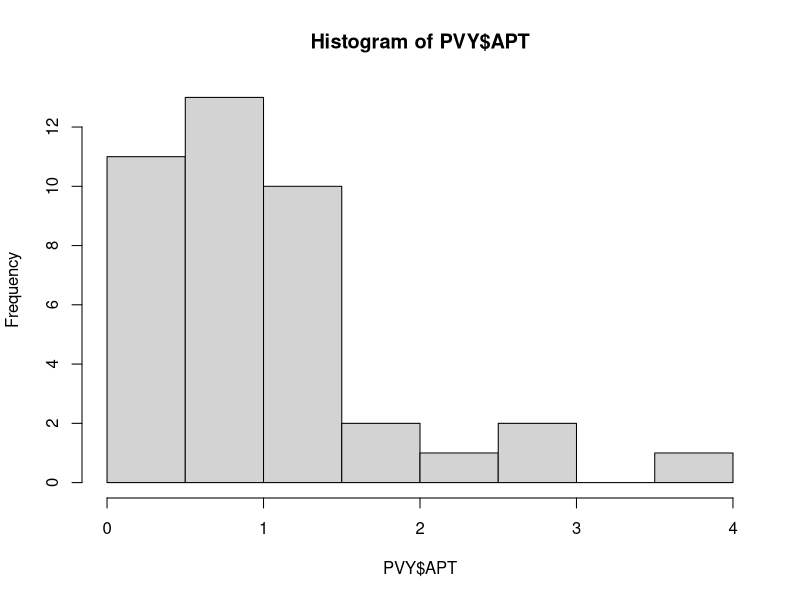
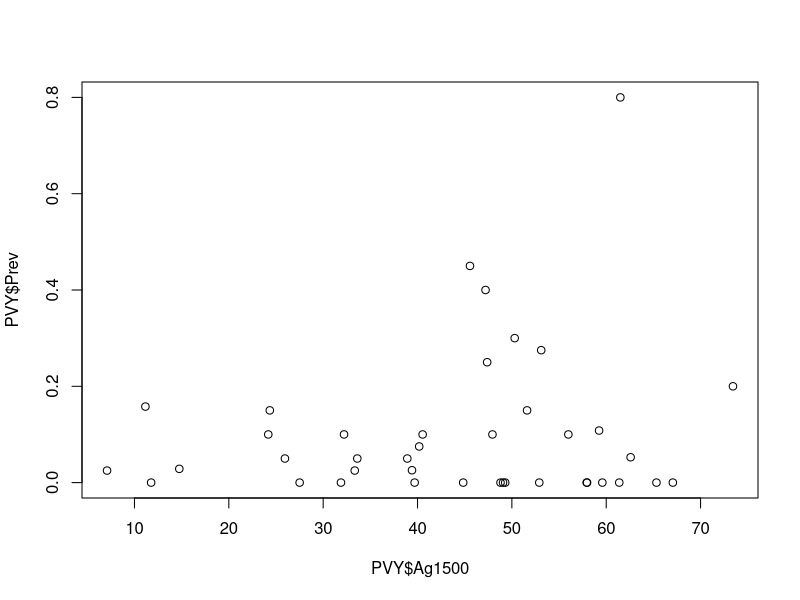
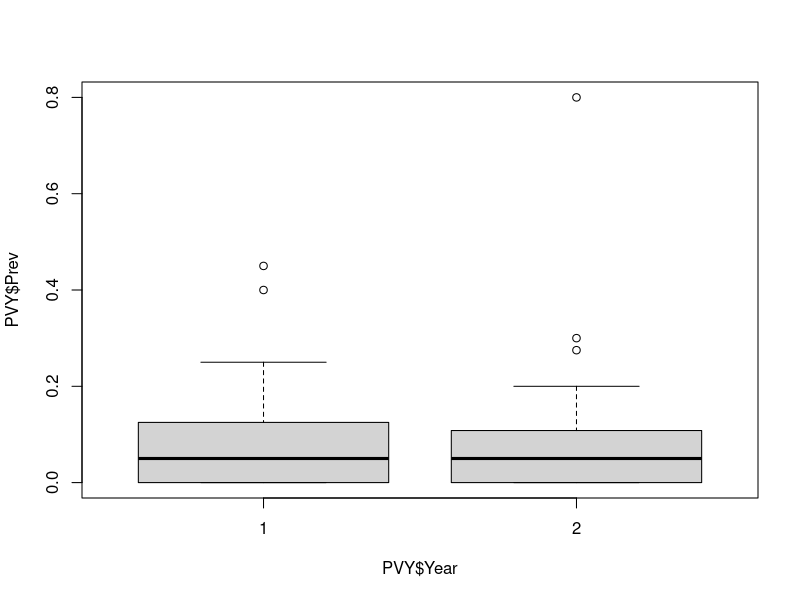
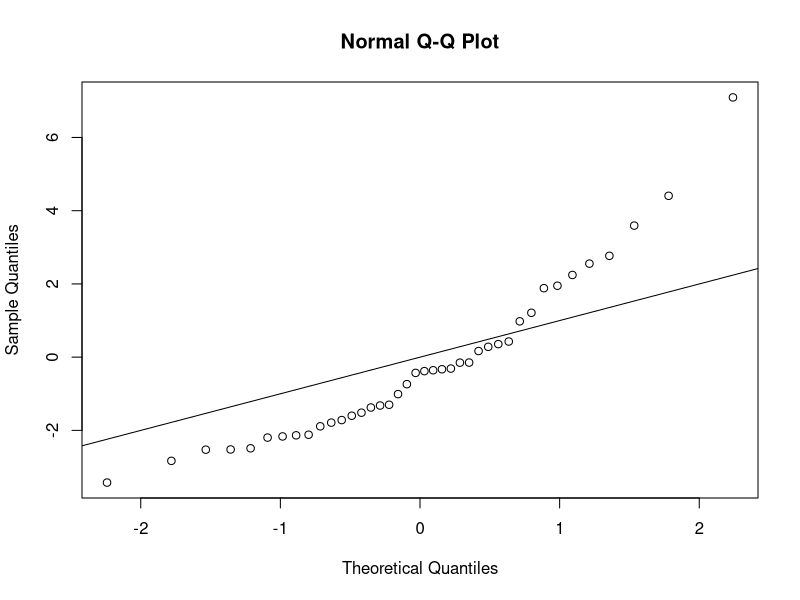
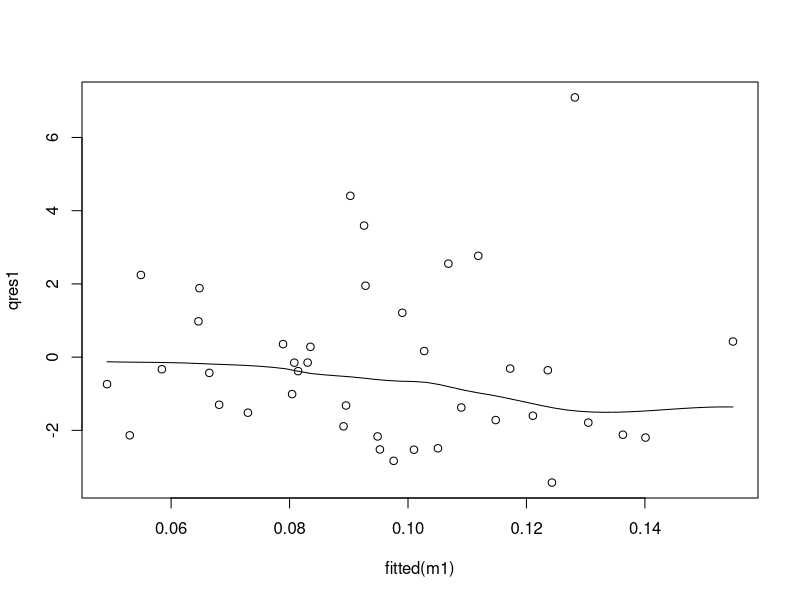
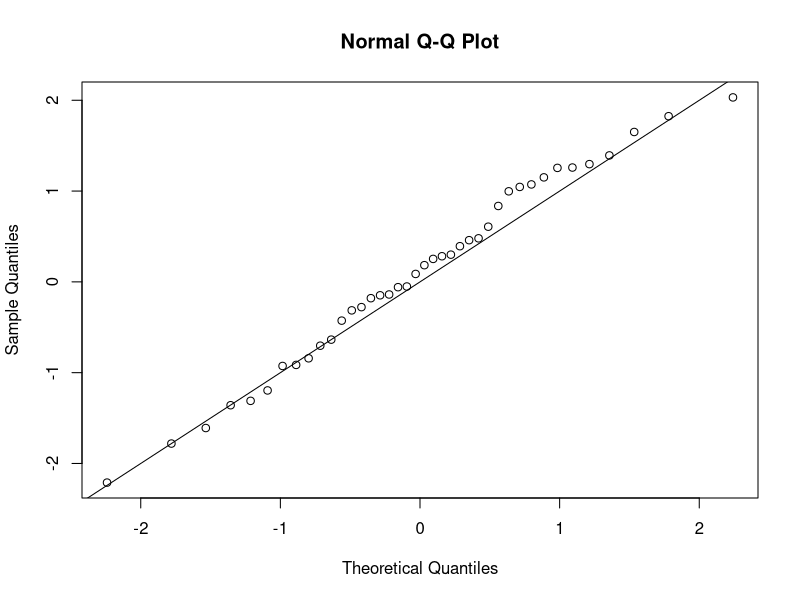
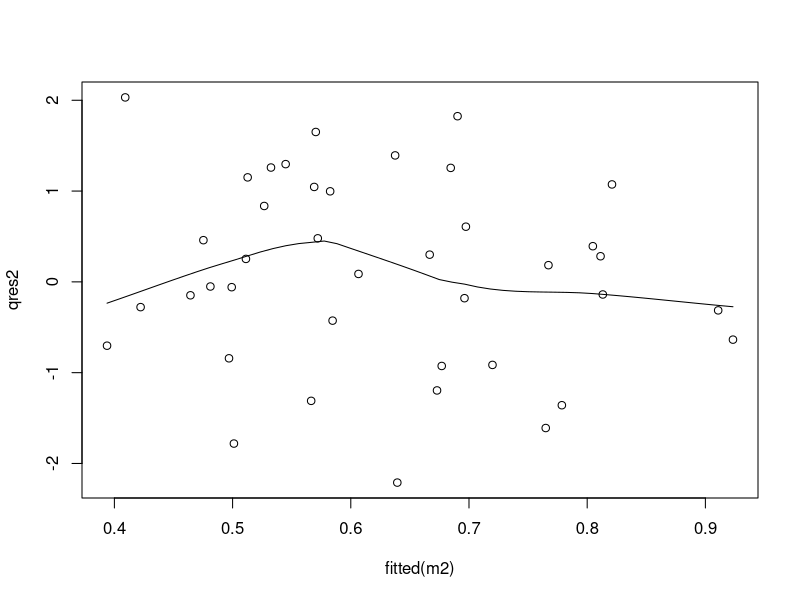
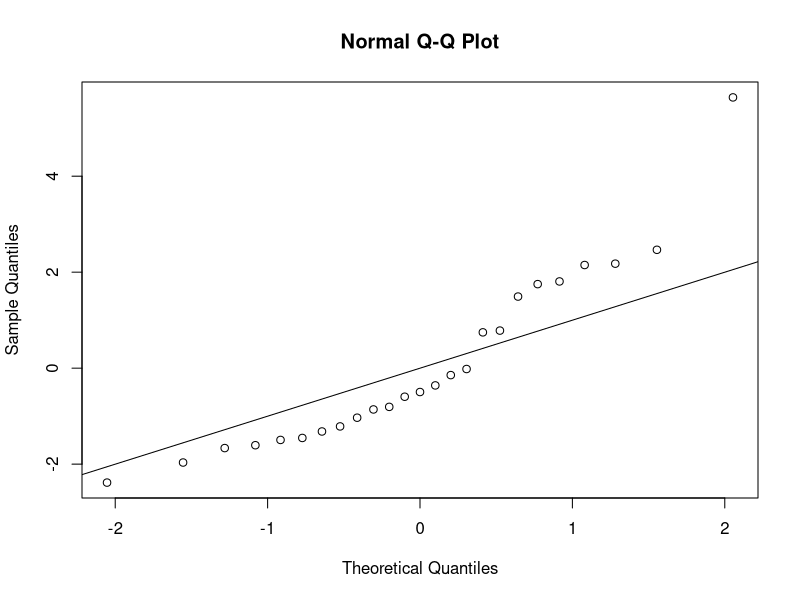

The R script that drew these images, in order:
#Potato virus example
#Data from Clafkin et al. 2016
#AC 210210

#Housekeeping----------------
#Make sure clean environment

#Set working directory
setwd("/Users/jargrett/Desktop/Castilleja/Data Analysis/Anny Stats/Lab 6")

#Load packages
library(tidyverse)
library(car)
library(statmod)
library(emmeans)

#Load data
PVY<-read.csv("potato virus data.csv")

#Take a peek at data structure
str(PVY)

#Change Year to factor
PVY$Year<-as.factor(PVY$Year)

#Preliminary visualizations------------
#Example question: Does PVY prevalence depend on year and %agricultural land cover at 1500m radius?

#We are interested in the proportion of infected plants, since total plants sampled differ

#Can calculate prevalence as the ratio of infected plants
PVY$Prev<-PVY$FinalInfected/PVY$NPlants

PVY$APT <- PVY$Naphids/PVY$NTraps

#Take a look at distribution of prevalence
hist(PVY$APT)
#Distribution of data is very right-skewed; lots of zeros

#What percentage of data is zero?
100*sum(PVY$APT == 0)/nrow(PVY)
#37.5%; seems high

#Take a look at potential relationships with predictors
plot(x=PVY$Ag1500, y=PVY$Prev)
#This definitely cannot be modeled with a linear model, but we knew that
boxplot(PVY$Prev~PVY$Year) #Skewed distribution, hard to tell if there's a difference

#Go ahead with a binomial glm, and check if residuals are overdispersed

#Binomial glm---------------------------------
#For binomial glms, there are 3 ways to specify the response
#See "Details" under help(family)
#For these data, we can use options 2 or 3

#Specify model using option 2
m1<-glm(Prev~Year*Ag1500, weights=NPlants, data=PVY, family="binomial")#note the inclusion of "weights"


model <- glm(Prev~Year*Ag1500, data=PVY, family="binomial")

#Check for outliers/large residuals
qres1<-qresid(m1)
qqnorm(qres1)#make qqplot
abline(0,1)#add expected line
#Doesn't look great

#Check for constant dispersion by eye
scatter.smooth(qres1~fitted(m1))
#doesn't actually look terrible, but larger positive residuals than negative residuals

#Check for overdispersion using stats
resid.ssq1 <- sum(residuals(m1,type="pearson")^2)  
resid.df1 <- nrow(subset(PVY,!is.na(Ag1500) & !is.na(Prev)))-length(coef(m1)) 
resid.ssq1/resid.df1 
#6.2, much above 1
#Overdispersed

#Try hurdle model instead

#Step 1: Infected yes/no-------------------------------
#Make new response variable
PVY$Infection<-ifelse(PVY$Prev>0,1,0)

#Model bionmial response of infection
m2<-glm(Infection~Year*Ag1500, data=PVY, family="binomial")#bernoulli response so no need for weights

#Check for outliers/large residuals
qres2<-qresid(m2)
qqnorm(qres2)#make qqplot
abline(0,1)#add expected line
#Looks much better

#Check for constant dispersion by eye
scatter.smooth(qres2~fitted(m2))
#more even distribution of negative and bositive residuals

#Check for overdispersion using stats
resid.ssq2 <- sum(residuals(m2,type="pearson")^2)  
resid.df2 <- nrow(subset(PVY,!is.na(Ag1500) & !is.na(Infection)))-length(coef(m2)) 
resid.ssq2/resid.df2 
#1.08, this is much more reasonable

#Look at model results
summary(m2) #none of the coefficients are significantly different from zero

#Can you do analysis-of-variance type tests on glm?
#Technically yes, using analysis-of-deviance as an analog
#see help(anova.glm) for details
#It is essentially comparing each effect to the null
anova(m2,test="Chisq") #need to specify test type for glm models

#Pseudo R-sq
1-(49.577/52.925)
#0.06325933

#Conclusion: Year and Ag1500 have no significant effects on the presence/absence of infection

#Step 2: If infected, how prevalent?----------------------------
#Subset data to only include prevalence>0 for this analysis
posPVY<-subset(PVY, Prev>0)

#Specify model for prevalence given infection
m3<-glm(Prev~Year*Ag1500, weights=NPlants, data=posPVY, family="binomial")#note the inclusion of "weights"

#Check for outliers/large residuals
qres3<-qresid(m3)
qqnorm(qres3)#make qqplot
abline(0,1)#add expected line
#Not perfect but better than before

#Check for constant dispersion by eye
scatter.smooth(qres3~fitted(m3))
#more even distribution of negative and bositive residuals

#Check for overdispersion using stats
resid.ssq3 <- sum(residuals(m3,type="pearson")^2)  
resid.df3 <- nrow(subset(posPVY,!is.na(Ag1500) & !is.na(Infection)))-length(coef(m3)) 
resid.ssq3/resid.df3 
#4.8, still pretty high, so there is overdispersion beyond zero-inflation
#Let's keep going with it and assess model fit by plotting predictions later

#Check resutls
summary(m3)
#Looks like there may be a significant slope for Ag1500 in Year1, and the slope in Y2 is not significantly different
anova(m3, test="Chisq") #Checks out. Significant slope for Ag1500, no interaction or year effects
#Pseudo R-sq
1-(88.756/113.728)
#0.2195765


#Plot results of hurdle model-----------------------------------
#We used base R plotting last week; let's try ggplot this time

#Plot infection presence/absence
#Calculate the fitted values based on our data
fitted2 <- predict(m2, type = "response", se = TRUE)
fitted2 #this includes 3 things: $fit, $se.fit, and $residual.scale
PVY$fitted2 <- fitted2$fit
PVY$fitted2.se <- fitted2$se.fit
#Calculate fitted +/- SE values
PVY$fitted.2.upper<-PVY$fitted2+PVY$fitted2.se
PVY$fitted.2.lower<-PVY$fitted2-PVY$fitted2.se
#Make plot
p1<-ggplot(data = PVY, aes(y = fitted2, x = Ag1500, col=Year) ) +
  geom_line() +
  geom_point(aes(y = Infection, x=Ag1500), alpha=0.5) + 
  geom_ribbon(aes(ymin = fitted.2.lower, ymax = fitted.2.upper),fill = "grey", alpha = 0.3)  + 
  theme_classic()+
  labs(x="%Ag at 1500m radius", y="Probability of infection presence")+
  annotate("text", label = "all effects P>0.05", x = 60, y = 0.9) 

#Plot prevalence given infection
#Calculate the fitted values based on our data
fitted3 <- predict(m3, type = "response", se = TRUE)
posPVY$fitted3 <- fitted3$fit
posPVY$fitted3.se <- fitted3$se.fit
#Calculate fitted +/- SE value
posPVY$fitted.3.upper<-posPVY$fitted3+posPVY$fitted3.se
posPVY$fitted.3.lower<-posPVY$fitted3-posPVY$fitted3.se
#Make plot
p2<-ggplot(data = posPVY, aes(y = fitted3, x = Ag1500, col=Year) ) +
  geom_line() +
  geom_point(aes(y = Prev, x=Ag1500), alpha=0.5) + 
  geom_ribbon(aes(ymin = fitted.3.lower, ymax = fitted.3.upper),fill = "grey", alpha = 0.3)  + 
  theme_classic()+
  labs(x="%Ag at 1500m radius", y="Prevalence of PVY infection")+
  annotate("text", label = c("Year P>0.05","%Ag P<0.0001", "Year:%Ag P>0.05"), x = c(60,60,60), y = c(0.75,0.7, 0.65)) 

#Make a two-paneled plot with labels
library(ggpubr)
ggarrange(p1, p2, labels = c("A", "B"),
          ncol = 2, nrow = 1)
